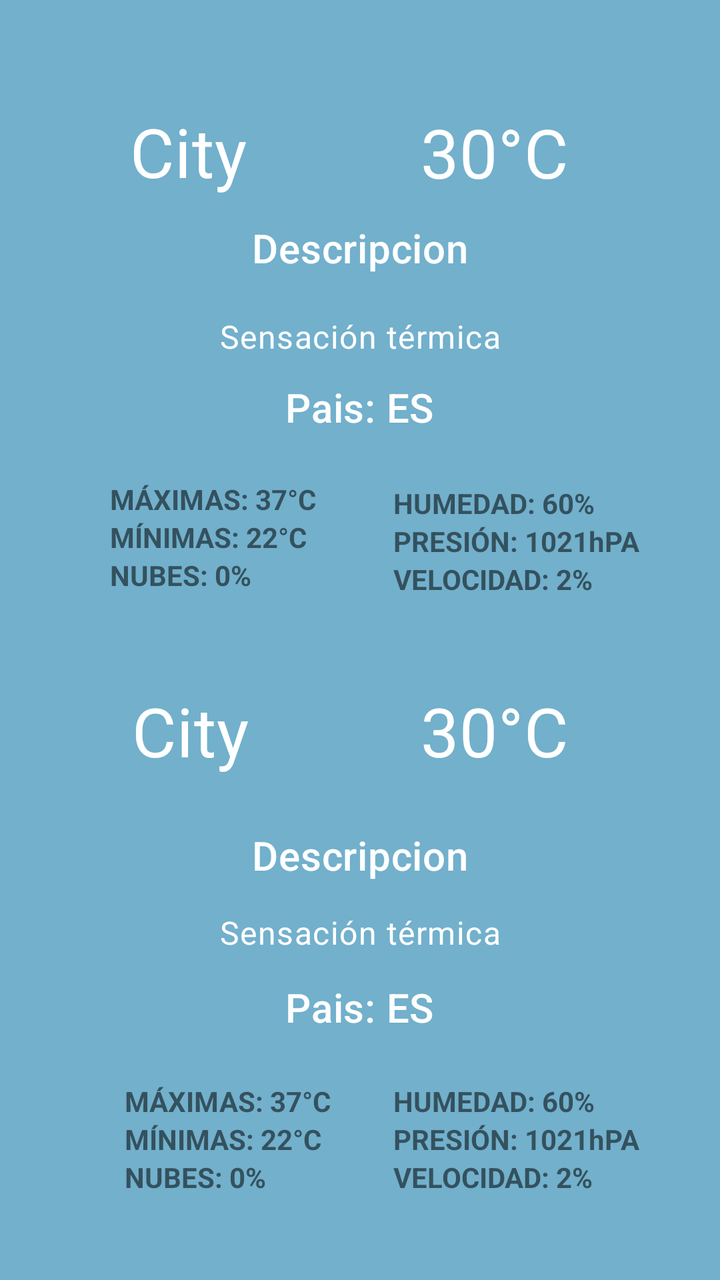
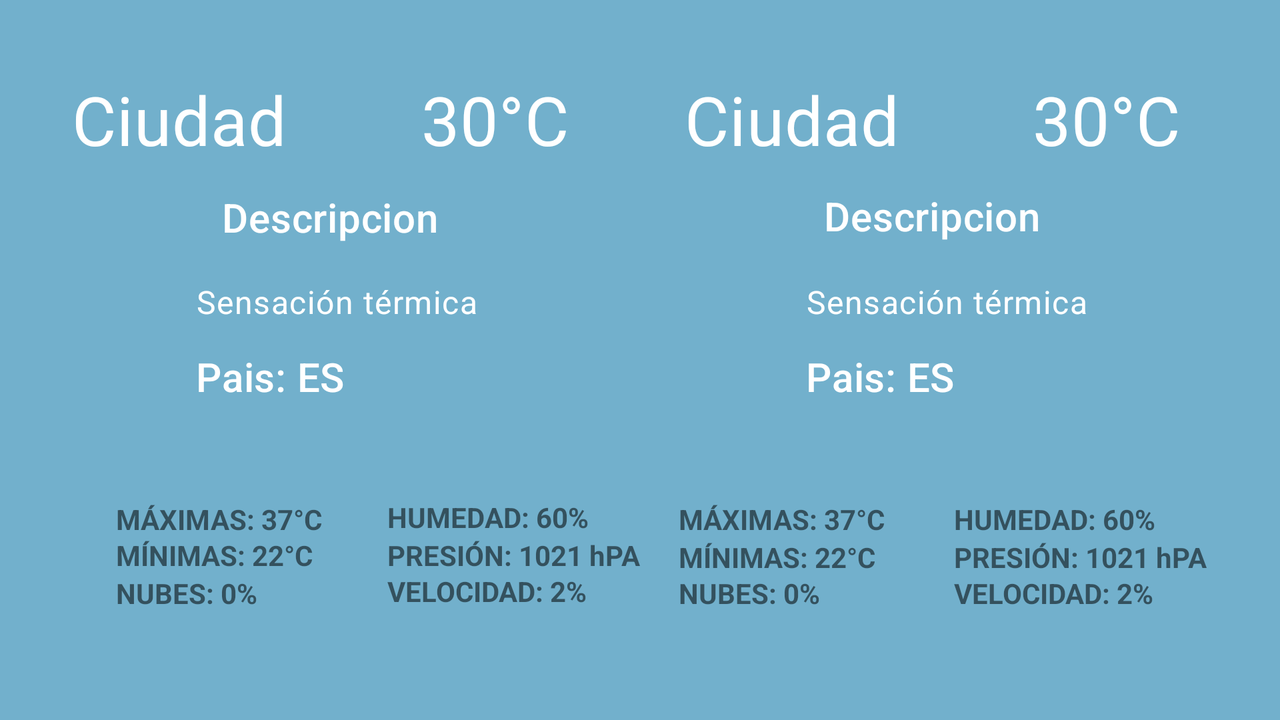

Two renders of one Android screen. The first uses the default layout on a phone; the second uses the alternative layout the repository ships for a different screen configuration, on a matching device. The two XML files are below.
<!-- AndroidManifest.xml: application theme Theme.TareaApiWeatherDavid -->
<!-- res/layout/compare_fragment.xml -->
<?xml version="1.0" encoding="utf-8"?>

<androidx.constraintlayout.widget.ConstraintLayout xmlns:android="http://schemas.android.com/apk/res/android"
    xmlns:app="http://schemas.android.com/apk/res-auto"
    xmlns:tools="http://schemas.android.com/tools"
    android:id="@+id/frameLayout"
    android:layout_width="match_parent"
    android:layout_height="match_parent"
    android:background="#72B0CC"
    tools:context=".fragments.Compare">

    <ImageView
        android:id="@+id/imageViewFirst"
        android:layout_width="0dp"
        android:layout_height="62dp"
        android:layout_marginTop="45dp"
        android:layout_marginBottom="40dp"
        app:layout_constraintBottom_toBottomOf="@+id/textViewDescriptionFirst"
        app:layout_constraintEnd_toStartOf="@+id/textViewtemperatureFirst"
        app:layout_constraintStart_toEndOf="@+id/textViewnameFirst"
        app:layout_constraintTop_toTopOf="parent"
        tools:src="@tools:sample/avatars" />

    <TextView
        android:id="@+id/textViewtemperatureFirst"
        android:layout_width="wrap_content"
        android:layout_height="wrap_content"
        android:layout_marginTop="8dp"
        android:layout_marginEnd="76dp"
        android:textAppearance="@style/TextAppearance.MaterialComponents.Headline4"
        android:textColor="@color/colorFont"
        app:layout_constraintEnd_toEndOf="parent"
        app:layout_constraintStart_toEndOf="@+id/imageViewFirst"
        app:layout_constraintTop_toTopOf="@+id/imageViewFirst"
        tools:text="30°C" />

    <TextView
        android:id="@+id/textViewnameFirst"
        android:layout_width="wrap_content"
        android:layout_height="wrap_content"
        android:layout_marginStart="65dp"
        android:layout_marginTop="53dp"
        android:text="City"
        android:textAlignment="center"
        android:textAppearance="@style/TextAppearance.MaterialComponents.Headline4"
        android:textColor="@color/colorFont"
        app:layout_constraintEnd_toStartOf="@+id/imageViewFirst"
        app:layout_constraintStart_toStartOf="parent"
        app:layout_constraintTop_toTopOf="parent" />

    <TextView
        android:id="@+id/textViewcountryFirst"
        android:layout_width="wrap_content"
        android:layout_height="wrap_content"
        android:layout_marginStart="33dp"
        android:layout_marginTop="11dp"
        android:textAppearance="@style/TextAppearance.MaterialComponents.Headline6"
        android:textColor="@color/colorFont"
        app:layout_constraintStart_toStartOf="@+id/textViewfeelslikeFirst"
        app:layout_constraintTop_toBottomOf="@+id/textViewfeelslikeFirst"
        tools:text="Pais: ES" />

    <TextView
        android:id="@+id/textViewDescriptionFirst"
        android:layout_width="0dp"
        android:layout_height="0dp"
        android:layout_marginStart="69dp"
        android:layout_marginTop="12dp"
        android:layout_marginEnd="69dp"
        android:layout_marginBottom="10dp"
        android:textAlignment="center"
        android:textAppearance="@style/TextAppearance.MaterialComponents.Headline6"
        android:textColor="@color/colorFont"
        app:layout_constraintBottom_toTopOf="@+id/textViewfeelslikeFirst"
        app:layout_constraintEnd_toEndOf="parent"
        app:layout_constraintStart_toStartOf="parent"
        app:layout_constraintTop_toBottomOf="@+id/textViewnameFirst"
        tools:text="Descripcion" />

    <TextView
        android:id="@+id/textViewtempMaxFirst"
        android:layout_width="wrap_content"
        android:layout_height="wrap_content"
        android:layout_marginTop="23dp"
        android:layout_marginEnd="59dp"
        android:textStyle="bold"
        app:layout_constraintEnd_toEndOf="@+id/textViewcountryFirst"
        app:layout_constraintTop_toBottomOf="@+id/textViewcountryFirst"
        tools:text="MÁXIMAS: 37°C" />

    <TextView
        android:id="@+id/textViewallFirst"
        android:layout_width="wrap_content"
        android:layout_height="wrap_content"
        android:textStyle="bold"
        app:layout_constraintStart_toStartOf="@+id/textViewtempMinFirst"
        app:layout_constraintTop_toBottomOf="@+id/textViewtempMinFirst"
        tools:text="NUBES: 0%" />

    <TextView
        android:id="@+id/textViewtempMinFirst"
        android:layout_width="wrap_content"
        android:layout_height="wrap_content"
        android:textStyle="bold"
        app:layout_constraintStart_toStartOf="@+id/textViewtempMaxFirst"
        app:layout_constraintTop_toBottomOf="@+id/textViewtempMaxFirst"
        tools:text="MÍNIMAS: 22°C" />

    <TextView
        android:id="@+id/textViewfeelslikeFirst"
        android:layout_width="wrap_content"
        android:layout_height="wrap_content"
        android:layout_marginTop="59dp"
        android:textAppearance="@style/TextAppearance.MaterialComponents.Body1"
        android:textColor="@color/colorFont"
        app:layout_constraintEnd_toEndOf="parent"
        app:layout_constraintStart_toStartOf="parent"
        app:layout_constraintTop_toBottomOf="@+id/textViewnameFirst"
        tools:text="Sensación térmica" />

    <TextView
        android:id="@+id/textViewhumidityFirst"
        android:layout_width="wrap_content"
        android:layout_height="wrap_content"
        android:textStyle="bold"
        app:layout_constraintBottom_toTopOf="@+id/textViewpressureFirst"
        app:layout_constraintStart_toStartOf="@+id/textViewpressureFirst"
        tools:text="HUMEDAD: 60%" />

    <TextView
        android:id="@+id/textViewvelocityFirst"
        android:layout_width="wrap_content"
        android:layout_height="wrap_content"
        android:textStyle="bold"
        app:layout_constraintStart_toStartOf="@+id/textViewpressureFirst"
        app:layout_constraintTop_toBottomOf="@+id/textViewpressureFirst"
        tools:text="VELOCIDAD: 2%" />

    <TextView
        android:id="@+id/textViewpressureFirst"
        android:layout_width="wrap_content"
        android:layout_height="wrap_content"
        android:layout_marginTop="44dp"
        android:textStyle="bold"
        app:layout_constraintEnd_toEndOf="@+id/textViewpressureSecond"
        app:layout_constraintHorizontal_bias="0.0"
        app:layout_constraintStart_toStartOf="@+id/textViewhumiditySecond"
        app:layout_constraintTop_toBottomOf="@+id/textViewcountryFirst"
        tools:text="PRESIÓN: 1021hPA" />

    <TextView
        android:id="@+id/textViewDescriptionSecond"
        android:layout_width="0dp"
        android:layout_height="38dp"
        android:layout_marginStart="71dp"
        android:layout_marginTop="31dp"
        android:layout_marginEnd="71dp"
        android:layout_marginBottom="30dp"
        android:textAlignment="center"
        android:textAppearance="@style/TextAppearance.MaterialComponents.Headline6"
        android:textColor="@color/colorFont"
        app:layout_constraintBottom_toBottomOf="@+id/textViewfeelslikeSecond"
        app:layout_constraintEnd_toEndOf="parent"
        app:layout_constraintStart_toStartOf="parent"
        app:layout_constraintTop_toBottomOf="@+id/textViewnameSecond"
        tools:text="Descripcion" />

    <TextView
        android:id="@+id/textViewfeelslikeSecond"
        android:layout_width="wrap_content"
        android:layout_height="wrap_content"
        android:layout_marginBottom="13dp"
        android:textAppearance="@style/TextAppearance.MaterialComponents.Body1"
        android:textColor="@color/colorFont"
        app:layout_constraintBottom_toTopOf="@+id/textViewcountrySecond"
        app:layout_constraintEnd_toEndOf="parent"
        app:layout_constraintStart_toStartOf="parent"
        tools:text="Sensación térmica" />

    <TextView
        android:id="@+id/textViewtempMaxSecond"
        android:layout_width="wrap_content"
        android:layout_height="wrap_content"
        android:textStyle="bold"
        app:layout_constraintBottom_toTopOf="@+id/textViewtempMinSecond"
        app:layout_constraintStart_toStartOf="@+id/textViewtempMinSecond"
        tools:text="MÁXIMAS: 37°C" />

    <TextView
        android:id="@+id/textViewtempMinSecond"
        android:layout_width="wrap_content"
        android:layout_height="wrap_content"
        android:textStyle="bold"
        app:layout_constraintBottom_toTopOf="@+id/textViewallSecond"
        app:layout_constraintStart_toStartOf="@+id/textViewallSecond"
        tools:text="MÍNIMAS: 22°C" />

    <TextView
        android:id="@+id/textViewallSecond"
        android:layout_width="wrap_content"
        android:layout_height="wrap_content"
        android:layout_marginEnd="1dp"
        android:layout_marginBottom="42dp"
        android:textStyle="bold"
        app:layout_constraintBottom_toBottomOf="parent"
        app:layout_constraintEnd_toStartOf="@+id/textViewvelocitySecond"
        app:layout_constraintStart_toStartOf="parent"
        tools:text="NUBES: 0%" />

    <TextView
        android:id="@+id/textViewhumiditySecond"
        android:layout_width="wrap_content"
        android:layout_height="wrap_content"
        android:textStyle="bold"
        app:layout_constraintBottom_toTopOf="@+id/textViewpressureSecond"
        app:layout_constraintStart_toStartOf="@+id/textViewpressureSecond"
        tools:text="HUMEDAD: 60%" />

    <TextView
        android:id="@+id/textViewpressureSecond"
        android:layout_width="wrap_content"
        android:layout_height="wrap_content"
        android:textStyle="bold"
        app:layout_constraintBottom_toTopOf="@+id/textViewvelocitySecond"
        app:layout_constraintStart_toStartOf="@+id/textViewvelocitySecond"
        tools:text="PRESIÓN: 1021hPA" />

    <TextView
        android:id="@+id/textViewvelocitySecond"
        android:layout_width="wrap_content"
        android:layout_height="wrap_content"
        android:layout_marginEnd="1dp"
        android:layout_marginBottom="42dp"
        android:textStyle="bold"
        app:layout_constraintBottom_toBottomOf="parent"
        app:layout_constraintEnd_toEndOf="parent"
        app:layout_constraintStart_toEndOf="@+id/textViewallSecond"
        tools:text="VELOCIDAD: 2%" />

    <TextView
        android:id="@+id/textViewcountrySecond"
        android:layout_width="wrap_content"
        android:layout_height="wrap_content"
        android:layout_marginStart="33dp"
        android:layout_marginBottom="24dp"
        android:textAppearance="@style/TextAppearance.MaterialComponents.Headline6"
        android:textColor="@color/colorFont"
        app:layout_constraintBottom_toTopOf="@+id/textViewtempMaxSecond"
        app:layout_constraintStart_toStartOf="@+id/textViewfeelslikeSecond"
        tools:text="Pais: ES" />

    <TextView
        android:id="@+id/textViewtemperatureSecond"
        android:layout_width="wrap_content"
        android:layout_height="wrap_content"
        android:layout_marginTop="8dp"
        android:layout_marginEnd="5dp"
        android:textAppearance="@style/TextAppearance.MaterialComponents.Headline4"
        android:textColor="@color/colorFont"
        app:layout_constraintEnd_toEndOf="@+id/textViewDescriptionSecond"
        app:layout_constraintTop_toTopOf="@+id/imageViewSecond"
        tools:text="30°C" />

    <ImageView
        android:id="@+id/imageViewSecond"
        android:layout_width="0dp"
        android:layout_height="62dp"
        android:layout_marginTop="154dp"
        android:layout_marginBottom="154dp"
        app:layout_constraintBottom_toTopOf="@+id/textViewhumiditySecond"
        app:layout_constraintEnd_toStartOf="@+id/textViewtemperatureSecond"
        app:layout_constraintStart_toEndOf="@+id/textViewnameSecond"
        app:layout_constraintTop_toTopOf="@+id/textViewcountryFirst"
        tools:src="@tools:sample/avatars" />

    <TextView
        android:id="@+id/textViewnameSecond"
        android:layout_width="wrap_content"
        android:layout_height="wrap_content"
        android:layout_marginStart="66dp"
        android:layout_marginTop="8dp"
        android:text="City"
        android:textAlignment="center"
        android:textAppearance="@style/TextAppearance.MaterialComponents.Headline4"
        android:textColor="@color/colorFont"
        app:layout_constraintStart_toStartOf="parent"
        app:layout_constraintTop_toTopOf="@+id/imageViewSecond" />
</androidx.constraintlayout.widget.ConstraintLayout>
<!-- resources referenced by this layout -->
<resources>
  <color name="colorFont">#ffffff</color>
  <style name="Theme.TareaApiWeatherDavid" parent="Theme.MaterialComponents.DayNight.DarkActionBar">
          
          <item name="colorPrimary">#9A2196F3</item>
          <item name="colorPrimaryVariant">@color/purple_700</item>
          <item name="colorOnPrimary">@color/black</item>
          
          <item name="colorSecondary">@color/teal_200</item>
          <item name="colorSecondaryVariant">@color/teal_700</item>
          <item name="colorOnSecondary">@color/black</item>
          
          <item name="android:statusBarColor" tools:targetApi="l">?attr/colorPrimaryVariant</item>
          
          <item name="windowNoTitle">true</item>
          <item name="windowActionBar">false</item>
      </style>
  <color name="purple_700">#FF3700B3</color>
  <color name="black">#FF000000</color>
  <color name="teal_200">#FF03DAC5</color>
  <color name="teal_700">#FF018786</color>
</resources>
<!-- res/layout-land/compare_fragment.xml (the repository's variant of the layout above) -->
<!-- drawn on the phone turned sideways -->
<?xml version="1.0" encoding="utf-8"?>

<androidx.constraintlayout.widget.ConstraintLayout xmlns:android="http://schemas.android.com/apk/res/android"
    xmlns:app="http://schemas.android.com/apk/res-auto"
    xmlns:tools="http://schemas.android.com/tools"
    android:id="@+id/frameLayout"
    android:layout_width="match_parent"
    android:layout_height="match_parent"
    android:background="#72B0CC"
    tools:context=".fragments.Compare">

    <ImageView
        android:id="@+id/imageViewFirst"
        android:layout_width="0dp"
        android:layout_height="0dp"
        app:layout_constraintBottom_toBottomOf="@+id/imageViewSecond"
        app:layout_constraintEnd_toStartOf="@+id/textViewtemperatureFirst"
        app:layout_constraintStart_toEndOf="@+id/textViewnameFirst"
        app:layout_constraintTop_toTopOf="@+id/imageViewSecond"
        tools:src="@tools:sample/avatars" />

    <TextView
        android:id="@+id/textViewcountryFirst"
        android:layout_width="wrap_content"
        android:layout_height="wrap_content"
        android:layout_marginTop="13dp"
        android:textAppearance="@style/TextAppearance.MaterialComponents.Headline6"
        app:layout_constraintStart_toStartOf="@+id/textViewfeelslikeFirst"
        app:layout_constraintTop_toBottomOf="@+id/textViewfeelslikeFirst"
        tools:text="Pais: ES"
        android:textColor="@color/colorFont"/>

    <TextView
        android:id="@+id/textViewfeelslikeFirst"
        android:layout_width="wrap_content"
        android:layout_height="wrap_content"
        android:layout_marginTop="140dp"
        android:layout_marginEnd="51dp"
        android:textAppearance="@style/TextAppearance.MaterialComponents.Body1"
        app:layout_constraintEnd_toEndOf="@+id/textViewDescriptionFirst"
        app:layout_constraintTop_toTopOf="parent"
        tools:text="Sensación térmica"
        android:textColor="@color/colorFont"/>

    <TextView
        android:id="@+id/textViewDescriptionFirst"
        android:layout_width="0dp"
        android:layout_height="0dp"
        android:layout_marginStart="40dp"
        android:layout_marginTop="4dp"
        android:layout_marginEnd="51dp"
        android:layout_marginBottom="8dp"
        android:textAlignment="center"
        android:textAppearance="@style/TextAppearance.MaterialComponents.Headline6"
        app:layout_constraintBottom_toTopOf="@+id/textViewfeelslikeFirst"
        app:layout_constraintEnd_toStartOf="@+id/textViewDescriptionSecond"
        app:layout_constraintStart_toStartOf="parent"
        app:layout_constraintTop_toBottomOf="@+id/imageViewFirst"
        tools:text="Descripcion"
        android:textColor="@color/colorFont"/>

    <TextView
        android:id="@+id/textViewnameFirst"
        android:layout_width="wrap_content"
        android:layout_height="wrap_content"
        android:layout_marginStart="36dp"
        android:layout_marginTop="8dp"
        android:text="Ciudad"
        android:textColor="@color/colorFont"
        android:textAlignment="center"
        android:textAppearance="@style/TextAppearance.MaterialComponents.Headline4"
        app:layout_constraintEnd_toStartOf="@+id/imageViewFirst"
        app:layout_constraintStart_toStartOf="parent"
        app:layout_constraintTop_toTopOf="@+id/imageViewFirst" />

    <TextView
        android:id="@+id/textViewtemperatureFirst"
        android:layout_width="wrap_content"
        android:layout_height="wrap_content"
        android:layout_marginTop="8dp"
        android:layout_marginEnd="58dp"
        android:textAppearance="@style/TextAppearance.MaterialComponents.Headline4"
        app:layout_constraintEnd_toStartOf="@+id/textViewnameSecond"
        app:layout_constraintStart_toEndOf="@+id/imageViewFirst"
        app:layout_constraintTop_toTopOf="@+id/imageViewFirst"
        tools:text="30°C"
        android:textColor="@color/colorFont"/>

    <TextView
        android:id="@+id/textViewhumidityFirst"
        android:layout_width="wrap_content"
        android:layout_height="wrap_content"
        android:textStyle="bold"
        app:layout_constraintBottom_toTopOf="@+id/textViewpressureFirst"
        app:layout_constraintStart_toStartOf="@+id/textViewpressureFirst"
        tools:text="HUMEDAD: 60%" />

    <TextView
        android:id="@+id/textViewallFirst"
        android:layout_width="wrap_content"
        android:layout_height="wrap_content"
        android:layout_marginStart="58dp"
        android:textStyle="bold"
        app:layout_constraintBottom_toBottomOf="@+id/textViewallSecond"
        app:layout_constraintStart_toStartOf="parent"
        app:layout_constraintTop_toTopOf="@+id/textViewallSecond"
        tools:text="NUBES: 0%" />

    <TextView
        android:id="@+id/textViewvelocityFirst"
        android:layout_width="wrap_content"
        android:layout_height="wrap_content"
        android:layout_marginStart="37dp"
        android:layout_marginTop="18dp"
        android:textStyle="bold"
        app:layout_constraintStart_toEndOf="@+id/textViewtempMinFirst"
        app:layout_constraintTop_toTopOf="@+id/textViewtempMinFirst"
        tools:text="VELOCIDAD: 2%" />

    <TextView
        android:id="@+id/textViewtempMaxFirst"
        android:layout_width="wrap_content"
        android:layout_height="wrap_content"
        android:layout_marginBottom="18dp"
        android:textStyle="bold"
        app:layout_constraintBottom_toBottomOf="@+id/textViewtempMinFirst"
        app:layout_constraintStart_toStartOf="@+id/textViewtempMinFirst"
        tools:text="MÁXIMAS: 37°C" />

    <TextView
        android:id="@+id/textViewpressureFirst"
        android:layout_width="wrap_content"
        android:layout_height="wrap_content"
        android:layout_marginBottom="18dp"
        android:textStyle="bold"
        app:layout_constraintBottom_toBottomOf="@+id/textViewvelocityFirst"
        app:layout_constraintStart_toStartOf="@+id/textViewvelocityFirst"
        tools:text="PRESIÓN: 1021 hPA" />

    <TextView
        android:id="@+id/textViewtempMinFirst"
        android:layout_width="wrap_content"
        android:layout_height="wrap_content"
        android:textStyle="bold"
        app:layout_constraintBottom_toTopOf="@+id/textViewallFirst"
        app:layout_constraintStart_toStartOf="@+id/textViewallFirst"
        tools:text="MÍNIMAS: 22°C" />

    <TextView
        android:id="@+id/textViewtemperatureSecond"
        android:layout_width="wrap_content"
        android:layout_height="wrap_content"
        android:layout_marginTop="8dp"
        android:layout_marginEnd="1dp"
        android:textAppearance="@style/TextAppearance.MaterialComponents.Headline4"
        app:layout_constraintEnd_toEndOf="@+id/textViewDescriptionSecond"
        app:layout_constraintTop_toTopOf="@+id/imageViewSecond"
        tools:text="30°C"
        android:textColor="@color/colorFont"/>

    <TextView
        android:id="@+id/textViewfeelslikeSecond"
        android:layout_width="wrap_content"
        android:layout_height="wrap_content"
        android:layout_marginEnd="47dp"
        android:textAppearance="@style/TextAppearance.MaterialComponents.Body1"
        app:layout_constraintBottom_toBottomOf="@+id/textViewfeelslikeFirst"
        app:layout_constraintEnd_toEndOf="@+id/textViewDescriptionSecond"
        app:layout_constraintTop_toTopOf="@+id/textViewfeelslikeFirst"
        tools:text="Sensación térmica"
        android:textColor="@color/colorFont"/>

    <ImageView
        android:id="@+id/imageViewSecond"
        android:layout_width="0dp"
        android:layout_height="62dp"
        android:layout_marginTop="29dp"
        android:layout_marginEnd="123dp"
        android:layout_marginBottom="37dp"
        app:layout_constraintBottom_toBottomOf="@+id/textViewDescriptionSecond"
        app:layout_constraintEnd_toEndOf="parent"
        app:layout_constraintStart_toEndOf="@+id/textViewnameSecond"
        app:layout_constraintTop_toTopOf="parent"
        tools:src="@tools:sample/avatars" />

    <TextView
        android:id="@+id/textViewDescriptionSecond"
        android:layout_width="0dp"
        android:layout_height="34dp"
        android:layout_marginTop="12dp"
        android:layout_marginEnd="49dp"
        android:layout_marginBottom="12dp"
        android:textAlignment="center"
        android:textAppearance="@style/TextAppearance.MaterialComponents.Headline6"
        app:layout_constraintBottom_toTopOf="@+id/textViewfeelslikeSecond"
        app:layout_constraintEnd_toEndOf="parent"
        app:layout_constraintStart_toEndOf="@+id/textViewDescriptionFirst"
        app:layout_constraintTop_toBottomOf="@+id/textViewnameSecond"
        tools:text="Descripcion"
        android:textColor="@color/colorFont"/>

    <TextView
        android:id="@+id/textViewcountrySecond"
        android:layout_width="wrap_content"
        android:layout_height="wrap_content"
        android:layout_marginTop="13dp"
        android:textAppearance="@style/TextAppearance.MaterialComponents.Headline6"
        app:layout_constraintStart_toStartOf="@+id/textViewfeelslikeSecond"
        app:layout_constraintTop_toBottomOf="@+id/textViewfeelslikeSecond"
        tools:text="Pais: ES"
        android:textColor="@color/colorFont"/>

    <TextView
        android:id="@+id/textViewnameSecond"
        android:layout_width="wrap_content"
        android:layout_height="wrap_content"
        android:layout_marginTop="37dp"
        android:text="Ciudad"
        android:textColor="@color/colorFont"
        android:textAlignment="center"
        android:textAppearance="@style/TextAppearance.MaterialComponents.Headline4"
        app:layout_constraintEnd_toStartOf="@+id/imageViewSecond"
        app:layout_constraintStart_toEndOf="@+id/textViewtemperatureFirst"
        app:layout_constraintTop_toTopOf="parent" />

    <TextView
        android:id="@+id/textViewtempMaxSecond"
        android:layout_width="wrap_content"
        android:layout_height="wrap_content"
        android:textStyle="bold"
        app:layout_constraintBottom_toTopOf="@+id/textViewtempMinSecond"
        app:layout_constraintStart_toStartOf="@+id/textViewtempMinSecond"
        tools:text="MÁXIMAS: 37°C" />

    <TextView
        android:id="@+id/textViewhumiditySecond"
        android:layout_width="wrap_content"
        android:layout_height="wrap_content"
        android:textStyle="bold"
        app:layout_constraintBottom_toTopOf="@+id/textViewpressureSecond"
        app:layout_constraintStart_toStartOf="@+id/textViewpressureSecond"
        tools:text="HUMEDAD: 60%" />

    <TextView
        android:id="@+id/textViewtempMinSecond"
        android:layout_width="wrap_content"
        android:layout_height="wrap_content"
        android:layout_marginBottom="18dp"
        android:textStyle="bold"
        app:layout_constraintBottom_toBottomOf="@+id/textViewallSecond"
        app:layout_constraintStart_toStartOf="@+id/textViewallSecond"
        tools:text="MÍNIMAS: 22°C" />

    <TextView
        android:id="@+id/textViewallSecond"
        android:layout_width="wrap_content"
        android:layout_height="wrap_content"
        android:layout_marginEnd="230dp"
        android:textStyle="bold"
        app:layout_constraintBottom_toBottomOf="@+id/textViewvelocitySecond"
        app:layout_constraintEnd_toEndOf="parent"
        app:layout_constraintTop_toTopOf="@+id/textViewvelocitySecond"
        tools:text="NUBES: 0%" />

    <TextView
        android:id="@+id/textViewvelocitySecond"
        android:layout_width="wrap_content"
        android:layout_height="wrap_content"

        android:layout_marginStart="39dp"
        android:layout_marginBottom="54dp"
        android:textStyle="bold"
        app:layout_constraintBottom_toBottomOf="parent"
        app:layout_constraintStart_toEndOf="@+id/textViewtempMinSecond"
        tools:text="VELOCIDAD: 2%" />

    <TextView
        android:id="@+id/textViewpressureSecond"
        android:layout_width="wrap_content"
        android:layout_height="wrap_content"
        android:layout_marginBottom="18dp"
        android:textStyle="bold"
        app:layout_constraintBottom_toBottomOf="@+id/textViewvelocitySecond"
        app:layout_constraintStart_toStartOf="@+id/textViewvelocitySecond"
        tools:text="PRESIÓN: 1021 hPA" />


</androidx.constraintlayout.widget.ConstraintLayout>
